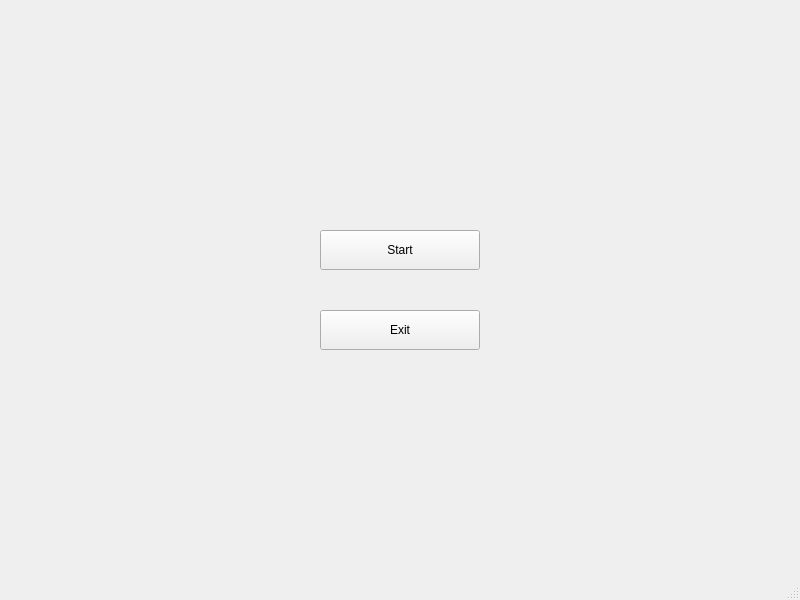
<?xml version="1.0" encoding="UTF-8"?>
<ui version="4.0">
 <class>MainWindow</class>
 <widget class="QMainWindow" name="MainWindow">
  <property name="geometry">
   <rect>
    <x>0</x>
    <y>0</y>
    <width>800</width>
    <height>600</height>
   </rect>
  </property>
  <property name="windowTitle">
   <string>MainWindow</string>
  </property>
  <property name="styleSheet">
   <string notr="true"/>
  </property>
  <widget class="QWidget" name="centralwidget">
   <widget class="QPushButton" name="pushButton">
    <property name="geometry">
     <rect>
      <x>320</x>
      <y>230</y>
      <width>160</width>
      <height>40</height>
     </rect>
    </property>
    <property name="text">
     <string>Start</string>
    </property>
   </widget>
   <widget class="QPushButton" name="pushButton_2">
    <property name="geometry">
     <rect>
      <x>320</x>
      <y>310</y>
      <width>160</width>
      <height>40</height>
     </rect>
    </property>
    <property name="text">
     <string>Exit</string>
    </property>
   </widget>
  </widget>
  <widget class="QMenuBar" name="menubar">
   <property name="geometry">
    <rect>
     <x>0</x>
     <y>0</y>
     <width>800</width>
     <height>21</height>
    </rect>
   </property>
  </widget>
  <widget class="QStatusBar" name="statusbar"/>
 </widget>
 <resources/>
 <connections/>
</ui>
